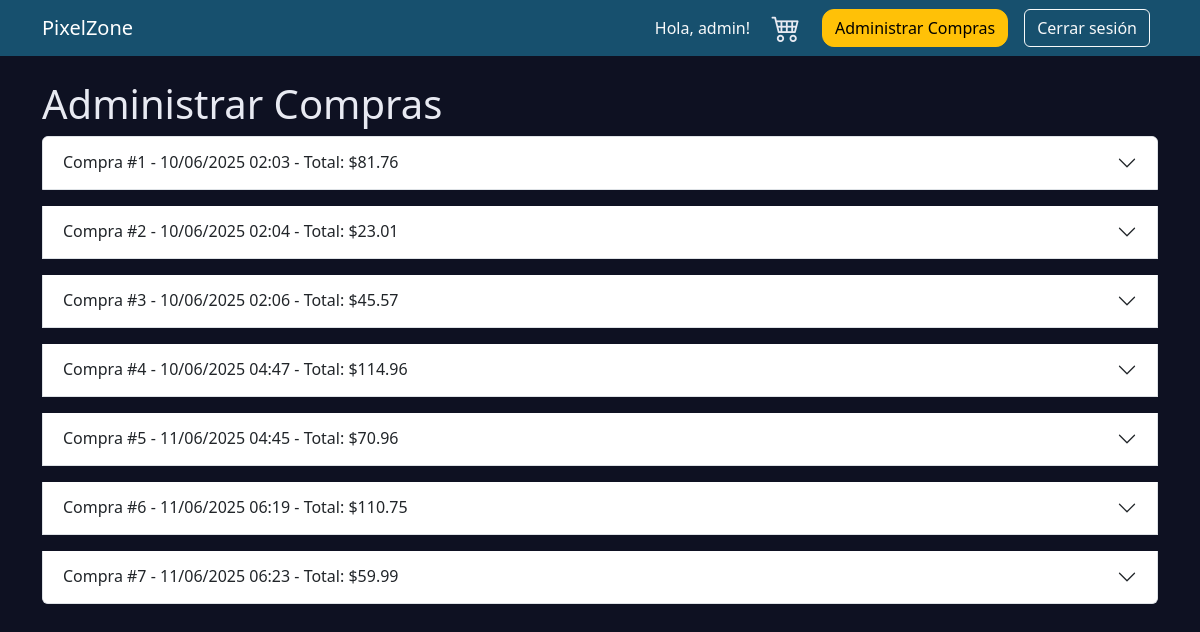
The page /tienda/admin/compras/ (signed in) on the database as committed earlier.
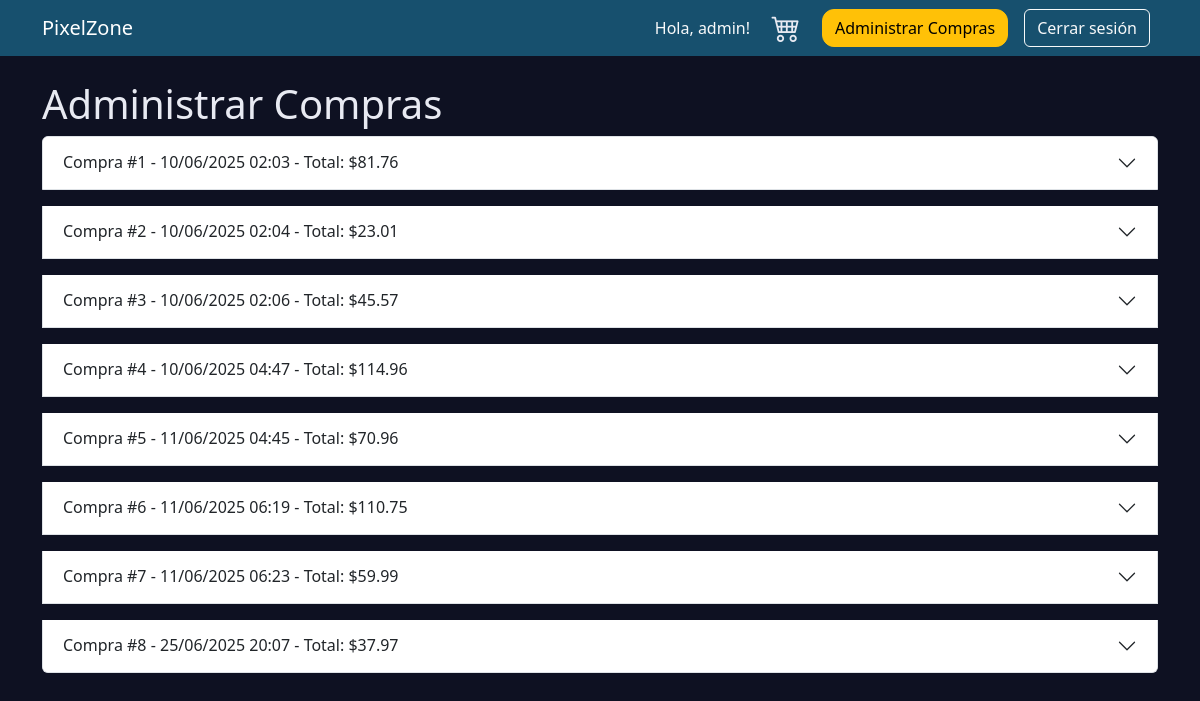
The same page on the database as committed later.
### tienda/models.py (models this page shows)
class Compra(models.Model):
    ESTADOS = [
        ('PEND', 'Pendiente'),
        ('ENV', 'Enviado'),
        ('ENT', 'Entregado'),
        ('CAN', 'Cancelado'),
    ]
    usuario = models.ForeignKey(User, on_delete=models.CASCADE)
    juegos = models.ManyToManyField(Juego, through='DetalleCompra')
    fecha = models.DateTimeField(auto_now_add=True)
    total = models.DecimalField(max_digits=10, decimal_places=2)
    estado = models.CharField(max_length=5, choices=ESTADOS, default='PEND')

### tienda/views.py (the view, shortened to what this page needs)
# urls.py: path('admin/compras/', views.administrar_compras, name='administrar_compras'),
@staff_member_required
def administrar_compras(request):
    compras = Compra.objects.select_related('usuario').all()
    return render(request, 'administrar_compras.html', {'compras': compras})

### tienda/templates/administrar_compras.html (shortened to what this page needs)
{% extends 'base.html' %}
{% block content %}
<h1>Administrar Compras</h1>
{% if compras %}
    <div class="accordion" id="accordionCompras">
    {% for compra in compras %}
        <div class="accordion-item mb-3">
            <h2 class="accordion-header" id="heading{{ compra.id }}">
                <button class="accordion-button collapsed" type="button" data-bs-toggle="collapse" data-bs-target="#collapse{{ compra.id }}" aria-expanded="false" aria-controls="collapse{{ compra.id }}">
                    Compra #{{ compra.id }} - {{ compra.fecha|date:"d/m/Y H:i" }} - Total: ${{ compra.total }}
                </button>
            </h2>
        </div>
    {% endfor %}
    </div>
{% else %}
    <p>No hay compras registradas.</p>
{% endif %}
{% endblock %}

Rows that differ between the two databases and show on the page:
added Compra: id "8", fecha "25/06/2025 20:07", total "37.97"
